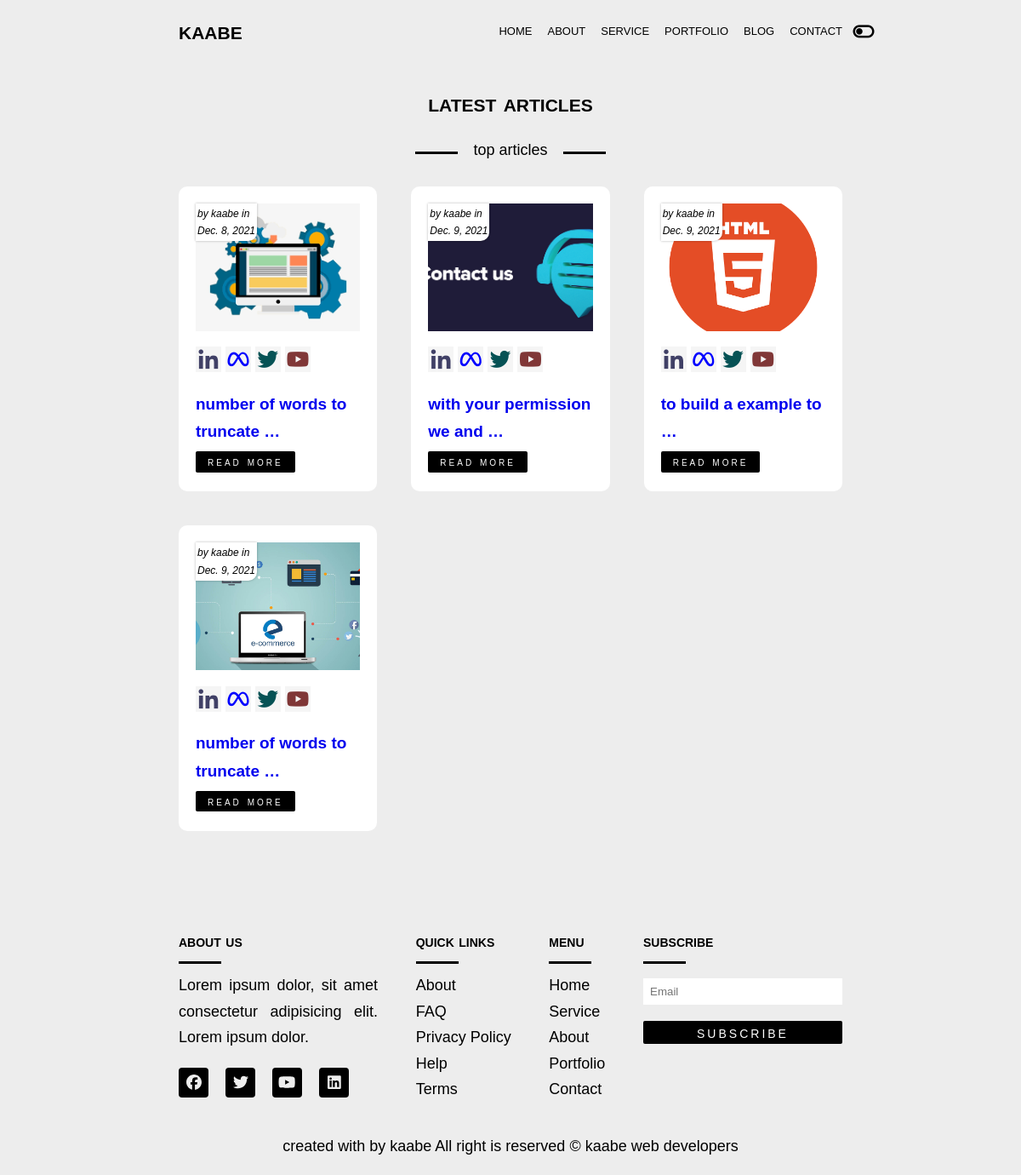
Screenshot of /blog/ with the database file from the repository.
### blog/models.py (models this page shows, shortened)
class Post(models.Model):
    title = models.CharField(max_length=200)
    slug = models.CharField(max_length=200)
    image = models.ImageField(upload_to='post_images/', null=True,blank=True)
    author = models.ForeignKey(User,on_delete=models.CASCADE)
    body =  models.TextField('Editor',blank=True, null=True)
    status = models.CharField(max_length=56,choices=STATUS_CHOICES,default='drafted')
    created = models.DateTimeField(auto_now_add=True)
    updated = models.DateTimeField(auto_now=True)
    def get_absolute_url(self,*args):
        return reverse('detail',args=[
            self.pk
        ])

### blog/views.py (the view)
# urls.py: path('',post_list,name='home'),
def post_list(request):
    posts = Post.objects.all()
    context = {
        'posts':posts,
    }
    return render(request,'blog/index.html',context)

### blog/templates/blog/index.html
{%extends 'base/base.html'%}
{%block content%}
{%load static%}
<section class="section blog" id="blog">
    <div class="container">
        <h2 class="blog__title">latest articles</h2>
        <div class="blog__sub">
            <p class="blog__subtitle"><span>top articles</span></p>
        </div>
        <div class="grid">
            {%for post in posts%}
            <div class="blog__card">
                <div class="blog__img">
                    <img src="{{post.image.url}}" style="max-width: 100%; height: 150px;object-fit: cover;" alt="post images">
                    <div class="date">
                        <span>by {{post.author}} in</span><br>
                        <span>{{post.created|date}}</span>
                    </div>
                </div>
                <div class="blog__social">
                    <ul class="blog__social__lists">
                        <li class="blog__social__list">
                            <i class="bx bxl-linkedin bx-lg" style="color: rgb(64, 64, 102);"></i>
                            <i class="bx bxl-meta bx-lg" style="color: blue;"></i>
                            <i class="bx bxl-twitter bx-lg" style="color: rgb(6, 82, 85);"></i>
                            <i class="bx bxl-youtube bx-lg" style="color: rgb(128, 55, 55);"></i>
                        </li>
                    </ul>
                </div>
                <div class="blog__description">
                    <h2 class="blog__post__title"><a href="{{post.get_absolute_url}}">{{post.title|truncatewords:5}}</a></h2>
                    <a href="{{post.get_absolute_url}}" class="btn blog--btn">read more</a>
                </div>
            </div>
            {%endfor%}
        </div>
    </div>
</section>
{%endblock%}

### templates/base/base.html (shortened to what this page needs)
<!DOCTYPE html>
<html lang="en">
{%load static%}
<head>
    <link rel="stylesheet" href="{% static 'css/all.min.css'%}">
    <link rel="stylesheet" href="{% static 'css/style.css' %}">
    <link href='https://unpkg.com/boxicons@2.1.1/css/boxicons.min.css' rel='stylesheet'>
</head>
<body>
    {%include 'includes/navbar.html'%}
   <div class="main">
    {%block content%}
    {%endblock%}
   </div>
    {%include 'includes/footer.html'%}
</body>
</html>

### templates/includes/navbar.html (shortened to what this page needs)
<header class="header" id="header">
    <div class="container navbar">
        <div class="logo">
            <h2 class="logo__text">kaabe</h2>
        </div>
        <nav class="nav">
            <ul class="nav__list nav__list--primary">
                <li class="nav__item"><a href="#home" class="nav__link">home</a></li>
                <li class="nav__item"><a href="#about" class="nav__link">about</a></li>
                <li class="nav__item"><a href="#service" class="nav__link">service</a></li>
                <li class="nav__item"><a href="#portfolio" class="nav__link">portfolio</a></li>
                <li class="nav__item"><a href="#blog" class="nav__link">blog</a></li>
                <li class="nav__item"><a href="#contact" class="nav__link">contact</a></li>
            </ul>
            <i class="bx bx-toggle-left change-theme" id="theme-button"></i>
        </nav>
    </div>
</header>

### templates/includes/footer.html
<footer class="footer" id="footer">
    <div class="container">
        <div class="row">
            <div class="footer__about">
                <h2 class="footer__title">About Us</h2>
                <p class="footer__data">
                    Lorem ipsum dolor, sit amet consectetur adipisicing elit. Lorem ipsum dolor.</p>
                <ul class="social">
                    <li><a href=""><i class="fab fa-facebook"></i> </a></li>
                    <li><a href=""><i class="fab fa-twitter"></i> </a></li>
                    <li><a href=""><i class="fab fa-youtube"></i> </a></li>
                    <li><a href=""><i class="fab fa-linkedin"></i> </a></li>
                </ul>
            </div>
            <div class="footer__social">
                <h2 class="footer__title">Quick links</h2>
                <ul class="footer__social__list">
                    <li class="footer__social__item"><a href="">About</a></li>
                    <li class="footer__social__item"><a href="">FAQ</a></li>
                    <li class="footer__social__item"><a href="">Privacy Policy</a></li>
                    <li class="footer__social__item"><a href="">Help</a></li>
                    <li class="footer__social__item"><a href="">Terms</a></li>
                </ul>
            </div>
            <div class="footer__menu">
                <h2 class="footer__title">Menu</h2>
                <ul class="footer__menu__list">
                    <li class="footer__menu__item"><a href="" class="footer__links">Home</a></li>
                    <li class="footer__menu__item"><a href="" class="footer__links">Service</a></li>
                    <li class="footer__menu__item"><a href="" class="footer__links">About</a></li>
                    <li class="footer__menu__item"><a href="" class="footer__links">Portfolio</a></li>
                    <li class="footer__menu__item"><a href="" class="footer__links">Contact</a></li>
                </ul>
            </div>
            <div class="footer__newsletter">
                <h2 class="footer__title">Subscribe</h2>
                <form class="footer__form">
                    <input type="email" placeholder="Email">
                    <input type="submit" class="btn footer--btn" value="subscribe">
                </form>
            </div>
        </div>
        <div class="copyright">created with by <a href="kaabe.org">kaabe</a> All right is reserved &copy; kaabe
            web developers
        </div>
    </div>
</footer>

### rows the page displays
Post: image (picture), author "kaabe", created "Dec. 8, 2021", title "number of words to truncate …"
Post: image (picture), author "kaabe", created "Dec. 9, 2021", title "with your permission we and …"
Post: image (picture), author "kaabe", created "Dec. 9, 2021", title "to build a example to …"
Post: image (picture), author "kaabe", created "Dec. 9, 2021", title "number of words to truncate …"
